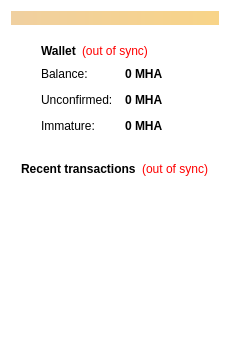
<?xml version="1.0" encoding="UTF-8"?>
<ui version="4.0">
 <class>OverviewPage</class>
 <widget class="QWidget" name="OverviewPage">
  <property name="geometry">
   <rect>
    <x>0</x>
    <y>0</y>
    <width>230</width>
    <height>342</height>
   </rect>
  </property>
  <property name="windowTitle">
   <string>Form</string>
  </property>
  <property name="styleSheet">
   <string notr="true">background-color: transparent;
background: transparent;</string>
  </property>
  <layout class="QVBoxLayout" name="topLayout">
   <item>
    <widget class="QLabel" name="labelAlerts">
     <property name="visible">
      <bool>false</bool>
     </property>
     <property name="styleSheet">
      <string notr="true">background-color: qlineargradient(x1: 0, y1: 0, x2: 1, y2: 0, stop:0 #F0D0A0, stop:1 #F8D488); color:#000000;</string>
     </property>
     <property name="wordWrap">
      <bool>true</bool>
     </property>
     <property name="margin">
      <number>3</number>
     </property>
    </widget>
   </item>
   <item>
    <layout class="QHBoxLayout" name="horizontalLayout" stretch="1">
     <item>
      <layout class="QVBoxLayout" name="verticalLayout_2">
       <item alignment="Qt::AlignHCenter">
        <widget class="QFrame" name="frame">
         <property name="frameShape">
          <enum>QFrame::StyledPanel</enum>
         </property>
         <property name="frameShadow">
          <enum>QFrame::Raised</enum>
         </property>
         <layout class="QVBoxLayout" name="verticalLayout_4">
          <item>
           <layout class="QHBoxLayout" name="horizontalLayout_4">
            <item>
             <widget class="QLabel" name="label_5">
              <property name="font">
               <font>
                <weight>75</weight>
                <bold>true</bold>
               </font>
              </property>
              <property name="text">
               <string>Wallet</string>
              </property>
             </widget>
            </item>
            <item>
             <widget class="QLabel" name="labelWalletStatus">
              <property name="toolTip">
               <string>The displayed information may be out of date. Your wallet automatically synchronizes with the ALECoin network after a connection is established, but this process has not completed yet.</string>
              </property>
              <property name="styleSheet">
               <string notr="true">QLabel { color: red; }</string>
              </property>
              <property name="text">
               <string notr="true">(out of sync)</string>
              </property>
              <property name="alignment">
               <set>Qt::AlignLeading|Qt::AlignLeft|Qt::AlignVCenter</set>
              </property>
             </widget>
            </item>
            <item>
             <spacer name="horizontalSpacer_2">
              <property name="orientation">
               <enum>Qt::Horizontal</enum>
              </property>
              <property name="sizeHint" stdset="0">
               <size>
                <width>40</width>
                <height>20</height>
               </size>
              </property>
             </spacer>
            </item>
           </layout>
          </item>
          <item>
           <layout class="QFormLayout" name="formLayout_2">
            <property name="fieldGrowthPolicy">
             <enum>QFormLayout::AllNonFixedFieldsGrow</enum>
            </property>
            <property name="horizontalSpacing">
             <number>12</number>
            </property>
            <property name="verticalSpacing">
             <number>12</number>
            </property>
            <item row="0" column="0">
             <widget class="QLabel" name="label">
              <property name="text">
               <string>Balance:</string>
              </property>
             </widget>
            </item>
            <item row="0" column="1">
             <widget class="QLabel" name="labelBalance">
              <property name="font">
               <font>
                <weight>75</weight>
                <bold>true</bold>
               </font>
              </property>
              <property name="cursor">
               <cursorShape>IBeamCursor</cursorShape>
              </property>
              <property name="toolTip">
               <string>Your current balance</string>
              </property>
              <property name="text">
               <string notr="true">0 MHA</string>
              </property>
              <property name="textInteractionFlags">
               <set>Qt::LinksAccessibleByMouse|Qt::TextSelectableByKeyboard|Qt::TextSelectableByMouse</set>
              </property>
             </widget>
            </item>
            <item row="1" column="0">
             <widget class="QLabel" name="label_3">
              <property name="text">
               <string>Unconfirmed:</string>
              </property>
             </widget>
            </item>
            <item row="1" column="1">
             <widget class="QLabel" name="labelUnconfirmed">
              <property name="font">
               <font>
                <weight>75</weight>
                <bold>true</bold>
               </font>
              </property>
              <property name="cursor">
               <cursorShape>IBeamCursor</cursorShape>
              </property>
              <property name="toolTip">
               <string>Total of transactions that have yet to be confirmed, and do not yet count toward the current balance</string>
              </property>
              <property name="text">
               <string notr="true">0 MHA</string>
              </property>
              <property name="textInteractionFlags">
               <set>Qt::LinksAccessibleByMouse|Qt::TextSelectableByKeyboard|Qt::TextSelectableByMouse</set>
              </property>
             </widget>
            </item>
            <item row="2" column="0">
             <widget class="QLabel" name="labelImmatureText">
              <property name="text">
               <string>Immature:</string>
              </property>
             </widget>
            </item>
            <item row="2" column="1">
             <widget class="QLabel" name="labelImmature">
              <property name="font">
               <font>
                <weight>75</weight>
                <bold>true</bold>
               </font>
              </property>
              <property name="toolTip">
               <string>Mined balance that has not yet matured</string>
              </property>
              <property name="text">
               <string notr="true">0 MHA</string>
              </property>
              <property name="textInteractionFlags">
               <set>Qt::LinksAccessibleByMouse|Qt::TextSelectableByKeyboard|Qt::TextSelectableByMouse</set>
              </property>
             </widget>
            </item>
           </layout>
          </item>
         </layout>
        </widget>
       </item>
       <item>
        <spacer name="verticalSpacer">
         <property name="orientation">
          <enum>Qt::Vertical</enum>
         </property>
         <property name="sizeHint" stdset="0">
          <size>
           <width>20</width>
           <height>40</height>
          </size>
         </property>
        </spacer>
       </item>
      </layout>
     </item>
    </layout>
   </item>
   <item>
    <layout class="QVBoxLayout" name="verticalLayout_3">
     <item alignment="Qt::AlignHCenter">
      <widget class="QFrame" name="frame_2">
       <property name="frameShape">
        <enum>QFrame::StyledPanel</enum>
       </property>
       <property name="frameShadow">
        <enum>QFrame::Raised</enum>
       </property>
       <layout class="QVBoxLayout" name="verticalLayout">
        <item>
         <layout class="QHBoxLayout" name="horizontalLayout_2">
          <item>
           <widget class="QLabel" name="label_4">
            <property name="text">
             <string>&lt;b&gt;Recent transactions&lt;/b&gt;</string>
            </property>
           </widget>
          </item>
          <item>
           <widget class="QLabel" name="labelTransactionsStatus">
            <property name="toolTip">
             <string>The displayed information may be out of date. Your wallet automatically synchronizes with the ALECoin network after a connection is established, but this process has not completed yet.</string>
            </property>
            <property name="styleSheet">
             <string notr="true">QLabel { color: red; }</string>
            </property>
            <property name="text">
             <string notr="true">(out of sync)</string>
            </property>
            <property name="alignment">
             <set>Qt::AlignRight|Qt::AlignTrailing|Qt::AlignVCenter</set>
            </property>
           </widget>
          </item>
          <item>
           <spacer name="horizontalSpacer">
            <property name="orientation">
             <enum>Qt::Horizontal</enum>
            </property>
            <property name="sizeHint" stdset="0">
             <size>
              <width>40</width>
              <height>20</height>
             </size>
            </property>
           </spacer>
          </item>
         </layout>
        </item>
        <item>
         <widget class="QListView" name="listTransactions">
          <property name="styleSheet">
           <string notr="true">QListView { background: transparent; }</string>
          </property>
          <property name="frameShape">
           <enum>QFrame::NoFrame</enum>
          </property>
          <property name="verticalScrollBarPolicy">
           <enum>Qt::ScrollBarAlwaysOff</enum>
          </property>
          <property name="horizontalScrollBarPolicy">
           <enum>Qt::ScrollBarAlwaysOff</enum>
          </property>
          <property name="selectionMode">
           <enum>QAbstractItemView::NoSelection</enum>
          </property>
         </widget>
        </item>
       </layout>
      </widget>
     </item>
     <item>
      <spacer name="verticalSpacer_2">
       <property name="orientation">
        <enum>Qt::Vertical</enum>
       </property>
       <property name="sizeHint" stdset="0">
        <size>
         <width>20</width>
         <height>40</height>
        </size>
       </property>
      </spacer>
     </item>
    </layout>
   </item>
  </layout>
 </widget>
 <resources/>
 <connections/>
</ui>
